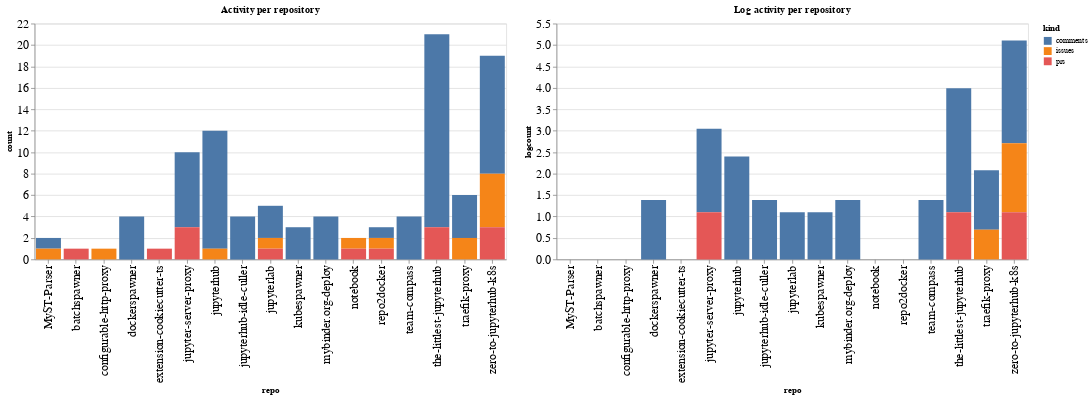

Here is the notebook cell this chart was saved with:
### Code cell
ch1 = alt.Chart(repo_summaries, width=600, title="Activity per repository").mark_bar().encode(
    x='repo',
    y='count',
    color='kind',
    tooltip="kind"
)

ch2 = alt.Chart(repo_summaries, width=600, title="Log activity per repository").mark_bar().encode(
    x='repo',
    y='logcount',
    color='kind',
    tooltip="kind"
)

ch1 | ch2

### Figure 1 — Vega-Lite specification as saved in the notebook (floating-point values rounded to 4 significant figures)
{"config": {"axisLeft": {"labelFontSize": 15}, "axisBottom": {"labelFontSize": 15}}, "hconcat": [{"mark": "bar", "encoding": {"color": {"type": "nominal", "field": "kind"}, "tooltip": {"type": "nominal", "field": "kind"}, "x": {"type": "nominal", "field": "repo"}, "y": {"type": "quantitative", "field": "count"}}, "title": "Activity per repository", "width": 600}, {"mark": "bar", "encoding": {"color": {"type": "nominal", "field": "kind"}, "tooltip": {"type": "nominal", "field": "kind"}, "x": {"type": "nominal", "field": "repo"}, "y": {"type": "quantitative", "field": "logcount"}}, "title": "Log activity per repository", "width": 600}], "data": {"name": "data-01b3221a956da58669d5d726eee61eaf"}, "$schema": "https://vega.github.io/schema/vega-lite/v4.8.1.json", "datasets": {"data-01b3221a956da58669d5d726eee61eaf": [{"repo": "MyST-Parser", "kind": "comments", "count": 1, "logcount": 0.0}, {"repo": "MyST-Parser", "kind": "issues", "count": 1, "logcount": 0.0}, {"repo": "batchspawner", "kind": "prs", "count": 1, "logcount": 0.0}, {"repo": "configurable-http-proxy", "kind": "issues", "count": 1, "logcount": 0.0}, {"repo": "dockerspawner", "kind": "comments", "count": 4, "logcount": 1.386}, {"repo": "extension-cookiecutter-ts", "kind": "prs", "count": 1, "logcount": 0.0}, {"repo": "jupyter-server-proxy", "kind": "comments", "count": 7, "logcount": 1.946}, {"repo": "jupyter-server-proxy", "kind": "prs", "count": 3, "logcount": 1.099}, {"repo": "jupyterhub", "kind": "comments", "count": 11, "logcount": 2.398}, {"repo": "jupyterhub", "kind": "issues", "count": 1, "logcount": 0.0}, {"repo": "jupyterhub-idle-culler", "kind": "comments", "count": 4, "logcount": 1.386}, {"repo": "jupyterlab", "kind": "comments", "count": 3, "logcount": 1.099}, {"repo": "jupyterlab", "kind": "issues", "count": 1, "logcount": 0.0}, {"repo": "jupyterlab", "kind": "prs", "count": 1, "logcount": 0.0}, {"repo": "kubespawner", "kind": "comments", "count": 3, "logcount": 1.099}, {"repo": "mybinder.org-deploy", "kind": "comments", "count": 4, "logcount": 1.386}, {"repo": "notebook", "kind": "issues", "count": 1, "logcount": 0.0}, {"repo": "notebook", "kind": "prs", "count": 1, "logcount": 0.0}, {"repo": "repo2docker", "kind": "comments", "count": 1, "logcount": 0.0}, {"repo": "repo2docker", "kind": "issues", "count": 1, "logcount": 0.0}, {"repo": "repo2docker", "kind": "prs", "count": 1, "logcount": 0.0}, {"repo": "team-compass", "kind": "comments", "count": 4, "logcount": 1.386}, {"repo": "the-littlest-jupyterhub", "kind": "comments", "count": 18, "logcount": 2.89}, {"repo": "the-littlest-jupyterhub", "kind": "prs", "count": 3, "logcount": 1.099}, {"repo": "traefik-proxy", "kind": "comments", "count": 4, "logcount": 1.386}, {"repo": "traefik-proxy", "kind": "issues", "count": 2, "logcount": 0.6931}, {"repo": "zero-to-jupyterhub-k8s", "kind": "comments", "count": 11, "logcount": 2.398}, {"repo": "zero-to-jupyterhub-k8s", "kind": "issues", "count": 5, "logcount": 1.609}, {"repo": "zero-to-jupyterhub-k8s", "kind": "prs", "count": 3, "logcount": 1.099}]}}
